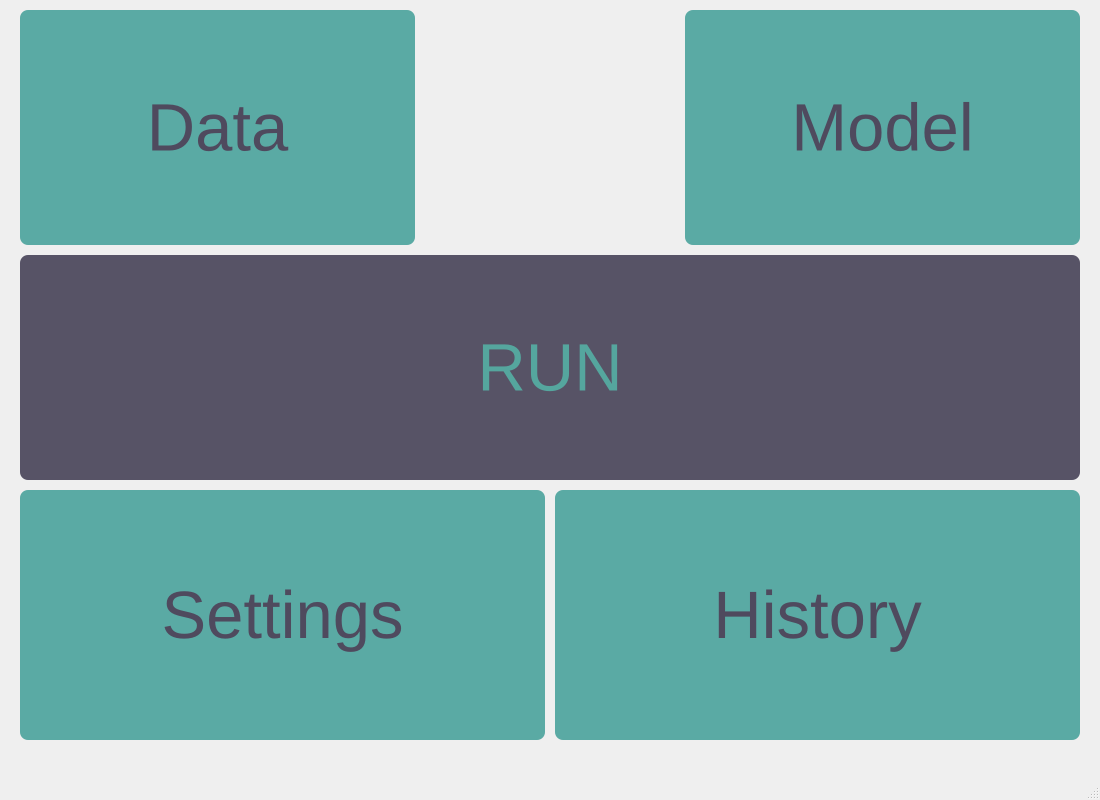
<?xml version="1.0" encoding="UTF-8"?>
<ui version="4.0">
 <class>MainWindow</class>
 <widget class="QMainWindow" name="MainWindow">
  <property name="geometry">
   <rect>
    <x>0</x>
    <y>0</y>
    <width>1100</width>
    <height>800</height>
   </rect>
  </property>
  <property name="windowTitle">
   <string>MainWindow</string>
  </property>
  <widget class="QWidget" name="centralwidget">
   <widget class="QPushButton" name="data_button">
    <property name="geometry">
     <rect>
      <x>20</x>
      <y>10</y>
      <width>395</width>
      <height>235</height>
     </rect>
    </property>
    <property name="palette">
     <palette>
      <active>
       <colorrole role="Button">
        <brush brushstyle="SolidPattern">
         <color alpha="255">
          <red>90</red>
          <green>170</green>
          <blue>164</blue>
         </color>
        </brush>
       </colorrole>
       <colorrole role="ButtonText">
        <brush brushstyle="SolidPattern">
         <color alpha="255">
          <red>79</red>
          <green>74</green>
          <blue>94</blue>
         </color>
        </brush>
       </colorrole>
       <colorrole role="Base">
        <brush brushstyle="SolidPattern">
         <color alpha="255">
          <red>90</red>
          <green>170</green>
          <blue>164</blue>
         </color>
        </brush>
       </colorrole>
       <colorrole role="Window">
        <brush brushstyle="SolidPattern">
         <color alpha="255">
          <red>90</red>
          <green>170</green>
          <blue>164</blue>
         </color>
        </brush>
       </colorrole>
      </active>
      <inactive>
       <colorrole role="Button">
        <brush brushstyle="SolidPattern">
         <color alpha="255">
          <red>90</red>
          <green>170</green>
          <blue>164</blue>
         </color>
        </brush>
       </colorrole>
       <colorrole role="ButtonText">
        <brush brushstyle="SolidPattern">
         <color alpha="255">
          <red>79</red>
          <green>74</green>
          <blue>94</blue>
         </color>
        </brush>
       </colorrole>
       <colorrole role="Base">
        <brush brushstyle="SolidPattern">
         <color alpha="255">
          <red>90</red>
          <green>170</green>
          <blue>164</blue>
         </color>
        </brush>
       </colorrole>
       <colorrole role="Window">
        <brush brushstyle="SolidPattern">
         <color alpha="255">
          <red>90</red>
          <green>170</green>
          <blue>164</blue>
         </color>
        </brush>
       </colorrole>
      </inactive>
      <disabled>
       <colorrole role="Button">
        <brush brushstyle="SolidPattern">
         <color alpha="255">
          <red>90</red>
          <green>170</green>
          <blue>164</blue>
         </color>
        </brush>
       </colorrole>
       <colorrole role="ButtonText">
        <brush brushstyle="SolidPattern">
         <color alpha="255">
          <red>148</red>
          <green>148</green>
          <blue>148</blue>
         </color>
        </brush>
       </colorrole>
       <colorrole role="Base">
        <brush brushstyle="SolidPattern">
         <color alpha="255">
          <red>90</red>
          <green>170</green>
          <blue>164</blue>
         </color>
        </brush>
       </colorrole>
       <colorrole role="Window">
        <brush brushstyle="SolidPattern">
         <color alpha="255">
          <red>90</red>
          <green>170</green>
          <blue>164</blue>
         </color>
        </brush>
       </colorrole>
      </disabled>
     </palette>
    </property>
    <property name="font">
     <font>
      <pointsize>50</pointsize>
     </font>
    </property>
    <property name="styleSheet">
     <string notr="true">background-color: #5AAAA4;
border-radius: 8px;
</string>
    </property>
    <property name="text">
     <string>Data</string>
    </property>
   </widget>
   <widget class="QPushButton" name="history_button">
    <property name="geometry">
     <rect>
      <x>555</x>
      <y>490</y>
      <width>525</width>
      <height>250</height>
     </rect>
    </property>
    <property name="palette">
     <palette>
      <active>
       <colorrole role="Button">
        <brush brushstyle="SolidPattern">
         <color alpha="255">
          <red>90</red>
          <green>170</green>
          <blue>164</blue>
         </color>
        </brush>
       </colorrole>
       <colorrole role="ButtonText">
        <brush brushstyle="SolidPattern">
         <color alpha="255">
          <red>79</red>
          <green>74</green>
          <blue>94</blue>
         </color>
        </brush>
       </colorrole>
       <colorrole role="Base">
        <brush brushstyle="SolidPattern">
         <color alpha="255">
          <red>90</red>
          <green>170</green>
          <blue>164</blue>
         </color>
        </brush>
       </colorrole>
       <colorrole role="Window">
        <brush brushstyle="SolidPattern">
         <color alpha="255">
          <red>90</red>
          <green>170</green>
          <blue>164</blue>
         </color>
        </brush>
       </colorrole>
      </active>
      <inactive>
       <colorrole role="Button">
        <brush brushstyle="SolidPattern">
         <color alpha="255">
          <red>90</red>
          <green>170</green>
          <blue>164</blue>
         </color>
        </brush>
       </colorrole>
       <colorrole role="ButtonText">
        <brush brushstyle="SolidPattern">
         <color alpha="255">
          <red>79</red>
          <green>74</green>
          <blue>94</blue>
         </color>
        </brush>
       </colorrole>
       <colorrole role="Base">
        <brush brushstyle="SolidPattern">
         <color alpha="255">
          <red>90</red>
          <green>170</green>
          <blue>164</blue>
         </color>
        </brush>
       </colorrole>
       <colorrole role="Window">
        <brush brushstyle="SolidPattern">
         <color alpha="255">
          <red>90</red>
          <green>170</green>
          <blue>164</blue>
         </color>
        </brush>
       </colorrole>
      </inactive>
      <disabled>
       <colorrole role="Button">
        <brush brushstyle="SolidPattern">
         <color alpha="255">
          <red>90</red>
          <green>170</green>
          <blue>164</blue>
         </color>
        </brush>
       </colorrole>
       <colorrole role="ButtonText">
        <brush brushstyle="SolidPattern">
         <color alpha="255">
          <red>148</red>
          <green>148</green>
          <blue>148</blue>
         </color>
        </brush>
       </colorrole>
       <colorrole role="Base">
        <brush brushstyle="SolidPattern">
         <color alpha="255">
          <red>90</red>
          <green>170</green>
          <blue>164</blue>
         </color>
        </brush>
       </colorrole>
       <colorrole role="Window">
        <brush brushstyle="SolidPattern">
         <color alpha="255">
          <red>90</red>
          <green>170</green>
          <blue>164</blue>
         </color>
        </brush>
       </colorrole>
      </disabled>
     </palette>
    </property>
    <property name="font">
     <font>
      <pointsize>50</pointsize>
     </font>
    </property>
    <property name="styleSheet">
     <string notr="true">background-color: #5AAAA4;
border-radius: 8px;
</string>
    </property>
    <property name="text">
     <string>History</string>
    </property>
   </widget>
   <widget class="QPushButton" name="model_button">
    <property name="geometry">
     <rect>
      <x>685</x>
      <y>10</y>
      <width>395</width>
      <height>235</height>
     </rect>
    </property>
    <property name="palette">
     <palette>
      <active>
       <colorrole role="Button">
        <brush brushstyle="SolidPattern">
         <color alpha="255">
          <red>90</red>
          <green>170</green>
          <blue>164</blue>
         </color>
        </brush>
       </colorrole>
       <colorrole role="ButtonText">
        <brush brushstyle="SolidPattern">
         <color alpha="255">
          <red>79</red>
          <green>74</green>
          <blue>94</blue>
         </color>
        </brush>
       </colorrole>
       <colorrole role="Base">
        <brush brushstyle="SolidPattern">
         <color alpha="255">
          <red>90</red>
          <green>170</green>
          <blue>164</blue>
         </color>
        </brush>
       </colorrole>
       <colorrole role="Window">
        <brush brushstyle="SolidPattern">
         <color alpha="255">
          <red>90</red>
          <green>170</green>
          <blue>164</blue>
         </color>
        </brush>
       </colorrole>
      </active>
      <inactive>
       <colorrole role="Button">
        <brush brushstyle="SolidPattern">
         <color alpha="255">
          <red>90</red>
          <green>170</green>
          <blue>164</blue>
         </color>
        </brush>
       </colorrole>
       <colorrole role="ButtonText">
        <brush brushstyle="SolidPattern">
         <color alpha="255">
          <red>79</red>
          <green>74</green>
          <blue>94</blue>
         </color>
        </brush>
       </colorrole>
       <colorrole role="Base">
        <brush brushstyle="SolidPattern">
         <color alpha="255">
          <red>90</red>
          <green>170</green>
          <blue>164</blue>
         </color>
        </brush>
       </colorrole>
       <colorrole role="Window">
        <brush brushstyle="SolidPattern">
         <color alpha="255">
          <red>90</red>
          <green>170</green>
          <blue>164</blue>
         </color>
        </brush>
       </colorrole>
      </inactive>
      <disabled>
       <colorrole role="Button">
        <brush brushstyle="SolidPattern">
         <color alpha="255">
          <red>90</red>
          <green>170</green>
          <blue>164</blue>
         </color>
        </brush>
       </colorrole>
       <colorrole role="ButtonText">
        <brush brushstyle="SolidPattern">
         <color alpha="255">
          <red>148</red>
          <green>148</green>
          <blue>148</blue>
         </color>
        </brush>
       </colorrole>
       <colorrole role="Base">
        <brush brushstyle="SolidPattern">
         <color alpha="255">
          <red>90</red>
          <green>170</green>
          <blue>164</blue>
         </color>
        </brush>
       </colorrole>
       <colorrole role="Window">
        <brush brushstyle="SolidPattern">
         <color alpha="255">
          <red>90</red>
          <green>170</green>
          <blue>164</blue>
         </color>
        </brush>
       </colorrole>
      </disabled>
     </palette>
    </property>
    <property name="font">
     <font>
      <pointsize>50</pointsize>
     </font>
    </property>
    <property name="styleSheet">
     <string notr="true">background-color: #5AAAA4;
border-radius: 8px;
</string>
    </property>
    <property name="text">
     <string>Model</string>
    </property>
   </widget>
   <widget class="QPushButton" name="settings_button">
    <property name="geometry">
     <rect>
      <x>20</x>
      <y>490</y>
      <width>525</width>
      <height>250</height>
     </rect>
    </property>
    <property name="palette">
     <palette>
      <active>
       <colorrole role="Button">
        <brush brushstyle="SolidPattern">
         <color alpha="255">
          <red>90</red>
          <green>170</green>
          <blue>164</blue>
         </color>
        </brush>
       </colorrole>
       <colorrole role="ButtonText">
        <brush brushstyle="SolidPattern">
         <color alpha="255">
          <red>79</red>
          <green>74</green>
          <blue>94</blue>
         </color>
        </brush>
       </colorrole>
       <colorrole role="Base">
        <brush brushstyle="SolidPattern">
         <color alpha="255">
          <red>90</red>
          <green>170</green>
          <blue>164</blue>
         </color>
        </brush>
       </colorrole>
       <colorrole role="Window">
        <brush brushstyle="SolidPattern">
         <color alpha="255">
          <red>90</red>
          <green>170</green>
          <blue>164</blue>
         </color>
        </brush>
       </colorrole>
      </active>
      <inactive>
       <colorrole role="Button">
        <brush brushstyle="SolidPattern">
         <color alpha="255">
          <red>90</red>
          <green>170</green>
          <blue>164</blue>
         </color>
        </brush>
       </colorrole>
       <colorrole role="ButtonText">
        <brush brushstyle="SolidPattern">
         <color alpha="255">
          <red>79</red>
          <green>74</green>
          <blue>94</blue>
         </color>
        </brush>
       </colorrole>
       <colorrole role="Base">
        <brush brushstyle="SolidPattern">
         <color alpha="255">
          <red>90</red>
          <green>170</green>
          <blue>164</blue>
         </color>
        </brush>
       </colorrole>
       <colorrole role="Window">
        <brush brushstyle="SolidPattern">
         <color alpha="255">
          <red>90</red>
          <green>170</green>
          <blue>164</blue>
         </color>
        </brush>
       </colorrole>
      </inactive>
      <disabled>
       <colorrole role="Button">
        <brush brushstyle="SolidPattern">
         <color alpha="255">
          <red>90</red>
          <green>170</green>
          <blue>164</blue>
         </color>
        </brush>
       </colorrole>
       <colorrole role="ButtonText">
        <brush brushstyle="SolidPattern">
         <color alpha="255">
          <red>148</red>
          <green>148</green>
          <blue>148</blue>
         </color>
        </brush>
       </colorrole>
       <colorrole role="Base">
        <brush brushstyle="SolidPattern">
         <color alpha="255">
          <red>90</red>
          <green>170</green>
          <blue>164</blue>
         </color>
        </brush>
       </colorrole>
       <colorrole role="Window">
        <brush brushstyle="SolidPattern">
         <color alpha="255">
          <red>90</red>
          <green>170</green>
          <blue>164</blue>
         </color>
        </brush>
       </colorrole>
      </disabled>
     </palette>
    </property>
    <property name="font">
     <font>
      <pointsize>50</pointsize>
     </font>
    </property>
    <property name="styleSheet">
     <string notr="true">background-color: #5AAAA4;
border-radius: 8px;
</string>
    </property>
    <property name="text">
     <string>Settings</string>
    </property>
   </widget>
   <widget class="QPushButton" name="run_button">
    <property name="geometry">
     <rect>
      <x>20</x>
      <y>255</y>
      <width>1060</width>
      <height>225</height>
     </rect>
    </property>
    <property name="palette">
     <palette>
      <active>
       <colorrole role="WindowText">
        <brush brushstyle="SolidPattern">
         <color alpha="255">
          <red>85</red>
          <green>166</green>
          <blue>158</blue>
         </color>
        </brush>
       </colorrole>
       <colorrole role="Button">
        <brush brushstyle="SolidPattern">
         <color alpha="255">
          <red>87</red>
          <green>83</green>
          <blue>102</blue>
         </color>
        </brush>
       </colorrole>
       <colorrole role="Text">
        <brush brushstyle="SolidPattern">
         <color alpha="255">
          <red>85</red>
          <green>166</green>
          <blue>158</blue>
         </color>
        </brush>
       </colorrole>
       <colorrole role="BrightText">
        <brush brushstyle="SolidPattern">
         <color alpha="255">
          <red>85</red>
          <green>166</green>
          <blue>158</blue>
         </color>
        </brush>
       </colorrole>
       <colorrole role="ButtonText">
        <brush brushstyle="SolidPattern">
         <color alpha="255">
          <red>85</red>
          <green>166</green>
          <blue>158</blue>
         </color>
        </brush>
       </colorrole>
       <colorrole role="Base">
        <brush brushstyle="SolidPattern">
         <color alpha="255">
          <red>87</red>
          <green>83</green>
          <blue>102</blue>
         </color>
        </brush>
       </colorrole>
       <colorrole role="Window">
        <brush brushstyle="SolidPattern">
         <color alpha="255">
          <red>87</red>
          <green>83</green>
          <blue>102</blue>
         </color>
        </brush>
       </colorrole>
      </active>
      <inactive>
       <colorrole role="WindowText">
        <brush brushstyle="SolidPattern">
         <color alpha="255">
          <red>85</red>
          <green>166</green>
          <blue>158</blue>
         </color>
        </brush>
       </colorrole>
       <colorrole role="Button">
        <brush brushstyle="SolidPattern">
         <color alpha="255">
          <red>87</red>
          <green>83</green>
          <blue>102</blue>
         </color>
        </brush>
       </colorrole>
       <colorrole role="Text">
        <brush brushstyle="SolidPattern">
         <color alpha="255">
          <red>85</red>
          <green>166</green>
          <blue>158</blue>
         </color>
        </brush>
       </colorrole>
       <colorrole role="BrightText">
        <brush brushstyle="SolidPattern">
         <color alpha="255">
          <red>85</red>
          <green>166</green>
          <blue>158</blue>
         </color>
        </brush>
       </colorrole>
       <colorrole role="ButtonText">
        <brush brushstyle="SolidPattern">
         <color alpha="255">
          <red>85</red>
          <green>166</green>
          <blue>158</blue>
         </color>
        </brush>
       </colorrole>
       <colorrole role="Base">
        <brush brushstyle="SolidPattern">
         <color alpha="255">
          <red>87</red>
          <green>83</green>
          <blue>102</blue>
         </color>
        </brush>
       </colorrole>
       <colorrole role="Window">
        <brush brushstyle="SolidPattern">
         <color alpha="255">
          <red>87</red>
          <green>83</green>
          <blue>102</blue>
         </color>
        </brush>
       </colorrole>
      </inactive>
      <disabled>
       <colorrole role="WindowText">
        <brush brushstyle="SolidPattern">
         <color alpha="255">
          <red>127</red>
          <green>127</green>
          <blue>127</blue>
         </color>
        </brush>
       </colorrole>
       <colorrole role="Button">
        <brush brushstyle="SolidPattern">
         <color alpha="255">
          <red>87</red>
          <green>83</green>
          <blue>102</blue>
         </color>
        </brush>
       </colorrole>
       <colorrole role="Text">
        <brush brushstyle="SolidPattern">
         <color alpha="255">
          <red>127</red>
          <green>127</green>
          <blue>127</blue>
         </color>
        </brush>
       </colorrole>
       <colorrole role="BrightText">
        <brush brushstyle="SolidPattern">
         <color alpha="255">
          <red>85</red>
          <green>166</green>
          <blue>158</blue>
         </color>
        </brush>
       </colorrole>
       <colorrole role="ButtonText">
        <brush brushstyle="SolidPattern">
         <color alpha="255">
          <red>148</red>
          <green>148</green>
          <blue>148</blue>
         </color>
        </brush>
       </colorrole>
       <colorrole role="Base">
        <brush brushstyle="SolidPattern">
         <color alpha="255">
          <red>87</red>
          <green>83</green>
          <blue>102</blue>
         </color>
        </brush>
       </colorrole>
       <colorrole role="Window">
        <brush brushstyle="SolidPattern">
         <color alpha="255">
          <red>87</red>
          <green>83</green>
          <blue>102</blue>
         </color>
        </brush>
       </colorrole>
      </disabled>
     </palette>
    </property>
    <property name="font">
     <font>
      <pointsize>50</pointsize>
     </font>
    </property>
    <property name="styleSheet">
     <string notr="true">background-color: #575366;
border-radius: 8px;
</string>
    </property>
    <property name="text">
     <string>RUN</string>
    </property>
   </widget>
   <widget class="QLabel" name="logo">
    <property name="geometry">
     <rect>
      <x>425</x>
      <y>15</y>
      <width>250</width>
      <height>230</height>
     </rect>
    </property>
    <property name="text">
     <string/>
    </property>
   </widget>
  </widget>
  <widget class="QMenuBar" name="menubar">
   <property name="geometry">
    <rect>
     <x>0</x>
     <y>0</y>
     <width>1100</width>
     <height>24</height>
    </rect>
   </property>
  </widget>
  <widget class="QStatusBar" name="statusbar"/>
 </widget>
 <resources/>
 <connections/>
</ui>
